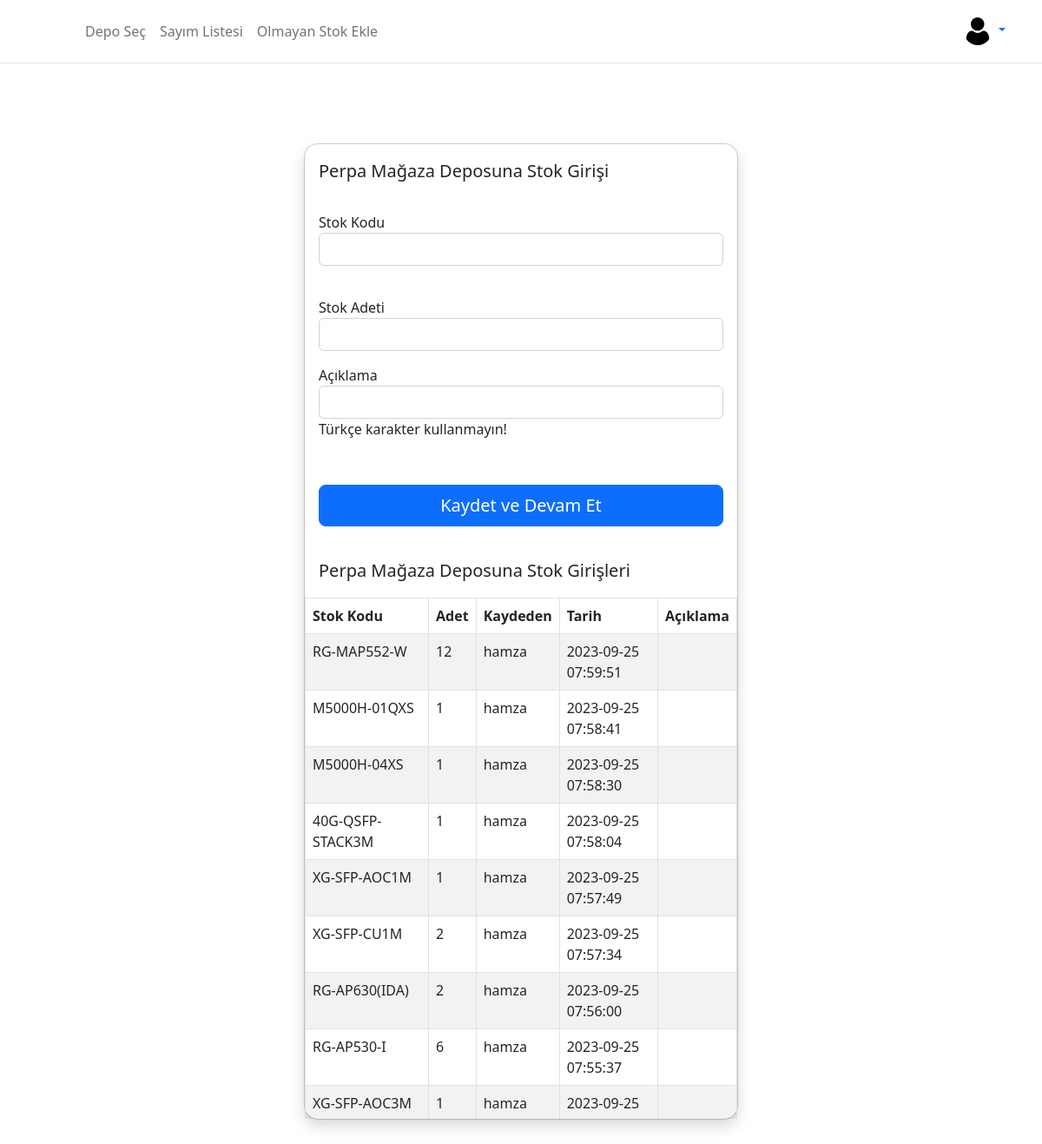
Screenshot of /depo/admin.php?id=2 (signed in) with the database file from the repository.
### tables this page shows
CREATE TABLE `depo` (
  `id` int(16) NOT NULL,
  `depo_adi` varchar(255) NOT NULL
);

CREATE TABLE `stoklar` (
  `id` int(16) NOT NULL,
  `depo_id` int(16) NOT NULL,
  `stok_kodu` text NOT NULL,
  `stok_adedi` int(11) NOT NULL,
  `stok_kaydeden` varchar(255) NOT NULL,
  `time` timestamp NOT NULL DEFAULT current_timestamp(),
  `aciklama` text NOT NULL
);

### depo/admin.php (the view, shortened to what this page needs)
<?php include "functions.php";
    $q = $db->prepare("SELECT * FROM depo WHERE id =:id");
    $q->execute(array('id' => $_GET['id']));
    $depo = $q->fetch(PDO::FETCH_ASSOC);
?>
<!DOCTYPE html>
<html lang="tr">
<head>
    <link href="https://cdnjs.cloudflare.com/ajax/libs/bootstrap/5.2.0/css/bootstrap.min.css" rel="stylesheet">
</head>
<body>
<div class="modal modal-sheet position-static d-block bg-body-secondary p-4 py-md-5" tabindex="-1" role="dialog" id="modalSheet">
    <div class="modal-dialog" role="document">
        <div class="modal-content rounded-4 shadow">
            <form action="functions.php" method="post">
                <div class="modal-header border-bottom-0">
                    <h1 class="modal-title fs-5"><?php echo  $depo['depo_adi']; ?> Deposuna Stok Girişi</h1>
                </div>
                <div class="modal-footer flex-column align-items-stretch w-100 gap-2 pb-3 border-top-0">
                    <div class="form-group">
                        <label for="exampleFormControlInput1">Stok Kodu</label>
                        <input type="text" class="form-control" id="stok_kodu" name="stok_kodu">
                    </div>
                </div>
                <div class="modal-footer flex-column align-items-stretch w-100 gap-2 pb-3 border-top-0">
                    <div class="form-group">
                        <label for="exampleFormControlInput1">Stok Adeti</label>
                        <input type="number" class="form-control" id="stok_adedi" name="stok_adedi">
                    </div>
                    <div class="form-group">
                        <label for="exampleFormControlInput1">Açıklama</label>
                        <input type="text" class="form-control" id="aciklama" name="aciklama">
                        <p>Türkçe karakter kullanmayın!</p>
                    </div>
                </div>
                <div class="modal-footer flex-column align-items-stretch w-100 gap-2 pb-3 border-top-0">
                    <button type="submit" class="btn btn-lg btn-primary" name="stok_kaydet">Kaydet ve Devam Et</button>
                </div>
            </form>
            <div class="modal-header border-bottom-0">
                <h1 class="modal-title fs-5"><?php echo  $depo['depo_adi']; ?> Deposuna Stok Girişleri</h1>
            </div>
            <div class="">
                <div class="table-responsive table-wrapper">
                    <table id="example" class="table table-striped table-bordered second" style="width:100%">
                        <thead>
                            <tr>
                                <th>Stok Kodu</th>
                                <th>Adet</th>
                                <th>Kaydeden</th>
                                <th>Tarih</th>
                                <th>Açıklama</th>
                            </tr>
                        </thead>
                        <tbody>
                            <?php session();
                                $kullanicisi = $_SESSION['k_adi'];
                                $q = $db->prepare("SELECT * FROM stoklar WHERE stok_kaydeden = '$kullanicisi' ORDER BY time DESC "); $q -> execute(  );
                                if ( $d = $q->fetchAll() ){ foreach( $d as $k => $row ) {
                                    ?>
                                    <tr>
                                        <td><?php echo  $row['stok_kodu']; ?></td>
                                        <td><?php echo  $row['stok_adedi']; ?></td>
                                        <td><?php echo  $row['stok_kaydeden']; ?></td>
                                        <td><?php echo  $row['time']; ?></td>
                                        <td><?php echo  $row['aciklama']; ?></td>
                                    </tr>
                            <?php } } ?>
                        </tbody>
                    </table>
                </div>
            </div>
        </div>
    </div>
</div>
</body>
</html>

### depo/admin.php (style rules this page uses)
.table-wrapper { max-height: 600px; overflow-y: auto; }

### rows the page displays
depo: depo_adi "Perpa Mağaza"
stoklar: stok_kodu "RG-MAP552-W", stok_adedi "12", stok_kaydeden "hamza", time "2023-09-25 07:59:51"
stoklar: stok_kodu "M5000H-01QXS", stok_adedi "1", stok_kaydeden "hamza", time "2023-09-25 07:58:41"
stoklar: stok_kodu "M5000H-04XS", stok_adedi "1", stok_kaydeden "hamza", time "2023-09-25 07:58:30"
stoklar: stok_kodu "40G-QSFP-STACK3M", stok_adedi "1", stok_kaydeden "hamza", time "2023-09-25 07:58:04"
stoklar: stok_kodu "XG-SFP-AOC1M", stok_adedi "1", stok_kaydeden "hamza", time "2023-09-25 07:57:49"
stoklar: stok_kodu "XG-SFP-CU1M", stok_adedi "2", stok_kaydeden "hamza", time "2023-09-25 07:57:34"
stoklar: stok_kodu "RG-AP630(IDA)", stok_adedi "2", stok_kaydeden "hamza", time "2023-09-25 07:56:00"
stoklar: stok_kodu "RG-AP530-I", stok_adedi "6", stok_kaydeden "hamza", time "2023-09-25 07:55:37"
stoklar: stok_kodu "XG-SFP-AOC3M", stok_adedi "1", stok_kaydeden "hamza", time "2023-09-25…"
